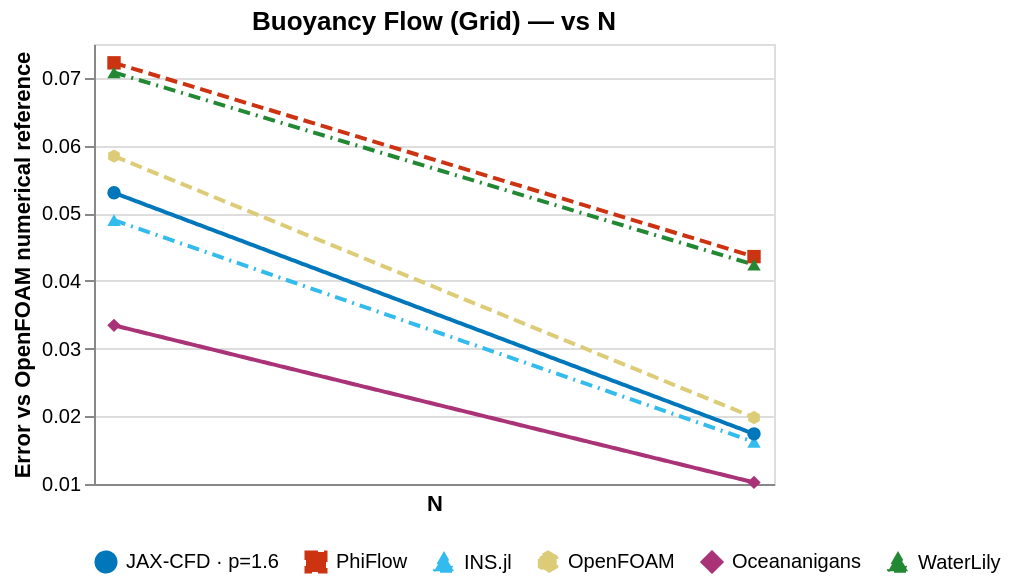

Here is the Vega-Lite specification saved for this chart:
### Vega-Lite specification from a JSON file in a GitHub repository (floating-point values rounded to 4 significant figures)
{"config": {"view": {"continuousWidth": 300, "continuousHeight": 300}}, "layer": [{"mark": {"type": "line", "strokeWidth": 2}, "encoding": {"color": {"field": "solver", "legend": {"columns": 6, "direction": "horizontal", "orient": "bottom", "title": null}, "scale": {"domain": ["JAX-CFD · p=1.6", "PhiFlow", "INS.jl", "OpenFOAM", "Oceananigans", "WaterLily"], "range": ["#0077BB", "#CC3311", "#33BBEE", "#DDCC77", "#AA3377", "#228833"]}, "sort": ["JAX-CFD · p=1.6", "PhiFlow", "INS.jl", "OpenFOAM", "Oceananigans", "WaterLily"], "type": "nominal"}, "opacity": {"condition": {"param": "param_a00d736934838374", "value": 1.0}, "value": 0.12}, "strokeDash": {"field": "solver", "legend": null, "scale": {"domain": ["JAX-CFD · p=1.6", "PhiFlow", "INS.jl", "OpenFOAM", "Oceananigans", "WaterLily"], "range": [[1, 0], [6, 3], [6, 3, 1, 3], [6, 3], [1, 0], [6, 3, 1, 3]]}, "type": "nominal"}, "tooltip": [{"field": "solver", "type": "nominal"}, {"field": "x", "format": ".4g", "title": "N", "type": "quantitative"}, {"field": "value", "format": ".4e", "title": "error", "type": "quantitative"}], "x": {"axis": {"labelExpr": "datum.value == 1e-16 ? '10⁻¹⁶' : datum.value == 1e-15 ? '10⁻¹⁵' : datum.value == 1e-14 ? '10⁻¹⁴' : datum.value == 1e-13 ? '10⁻¹³' : datum.value == 1e-12 ? '10⁻¹²' : datum.value == 1e-11 ? '10⁻¹¹' : datum.value == 1e-10 ? '10⁻¹⁰' : datum.value == 1e-09 ? '10⁻⁹' : datum.value == 1e-08 ? '10⁻⁸' : datum.value == 1e-07 ? '10⁻⁷' : datum.value == 1e-06 ? '10⁻⁶' : datum.value == 1e-05 ? '10⁻⁵' : datum.value == 0.0001 ? '10⁻⁴' : datum.value == 0.001 ? '10⁻³' : datum.value == 0.01 ? '10⁻²' : datum.value == 0.1 ? '10⁻¹' : datum.value == 1.0 ? '10⁰' : datum.value == 10.0 ? '10¹' : datum.value == 100.0 ? '10²' : datum.value == 1000.0 ? '10³' : datum.value == 10000.0 ? '10⁴' : datum.value == 100000.0 ? '10⁵' : datum.value == 1000000.0 ? '10⁶' : datum.value == 10000000.0 ? '10⁷' : datum.value == 100000000.0 ? '10⁸' : ''", "title": "N", "values": [1e-16, 1e-15, 1e-14, 1e-13, 1e-12, 1e-11, 1e-10, 1e-09, 1e-08, 1e-07, 1e-06, 1e-05, 0.0001, 0.001, 0.01, 0.1, 1.0, 10.0, 100.0, 1000.0, 10000.0, 100000.0, 1000000.0, 10000000.0, 100000000.0]}, "field": "x", "scale": {"nice": false, "padding": 10, "type": "log"}, "type": "quantitative"}, "y": {"field": "value", "scale": {"zero": false}, "title": "Error vs OpenFOAM numerical reference", "type": "quantitative"}}, "name": "view_ed2a67b02a81b758_0"}, {"mark": {"type": "point", "filled": true, "size": 45}, "encoding": {"color": {"field": "solver", "legend": {"columns": 6, "direction": "horizontal", "orient": "bottom", "title": null}, "scale": {"domain": ["JAX-CFD · p=1.6", "PhiFlow", "INS.jl", "OpenFOAM", "Oceananigans", "WaterLily"], "range": ["#0077BB", "#CC3311", "#33BBEE", "#DDCC77", "#AA3377", "#228833"]}, "sort": ["JAX-CFD · p=1.6", "PhiFlow", "INS.jl", "OpenFOAM", "Oceananigans", "WaterLily"], "type": "nominal"}, "opacity": {"condition": {"param": "param_a00d736934838374", "value": 1.0}, "value": 0.12}, "shape": {"field": "solver", "legend": null, "scale": {"domain": ["JAX-CFD · p=1.6", "PhiFlow", "INS.jl", "OpenFOAM", "Oceananigans", "WaterLily"], "range": ["circle", "square", "triangle-up", "M0,-1L.87,-.5L.87,.5L0,1L-.87,.5L-.87,-.5Z", "diamond", "triangle-up"]}, "type": "nominal"}, "tooltip": [{"field": "solver", "type": "nominal"}, {"field": "x", "format": ".4g", "title": "N", "type": "quantitative"}, {"field": "value", "format": ".4e", "title": "error", "type": "quantitative"}], "x": {"axis": {"labelExpr": "datum.value == 1e-16 ? '10⁻¹⁶' : datum.value == 1e-15 ? '10⁻¹⁵' : datum.value == 1e-14 ? '10⁻¹⁴' : datum.value == 1e-13 ? '10⁻¹³' : datum.value == 1e-12 ? '10⁻¹²' : datum.value == 1e-11 ? '10⁻¹¹' : datum.value == 1e-10 ? '10⁻¹⁰' : datum.value == 1e-09 ? '10⁻⁹' : datum.value == 1e-08 ? '10⁻⁸' : datum.value == 1e-07 ? '10⁻⁷' : datum.value == 1e-06 ? '10⁻⁶' : datum.value == 1e-05 ? '10⁻⁵' : datum.value == 0.0001 ? '10⁻⁴' : datum.value == 0.001 ? '10⁻³' : datum.value == 0.01 ? '10⁻²' : datum.value == 0.1 ? '10⁻¹' : datum.value == 1.0 ? '10⁰' : datum.value == 10.0 ? '10¹' : datum.value == 100.0 ? '10²' : datum.value == 1000.0 ? '10³' : datum.value == 10000.0 ? '10⁴' : datum.value == 100000.0 ? '10⁵' : datum.value == 1000000.0 ? '10⁶' : datum.value == 10000000.0 ? '10⁷' : datum.value == 100000000.0 ? '10⁸' : ''", "title": "N", "values": [1e-16, 1e-15, 1e-14, 1e-13, 1e-12, 1e-11, 1e-10, 1e-09, 1e-08, 1e-07, 1e-06, 1e-05, 0.0001, 0.001, 0.01, 0.1, 1.0, 10.0, 100.0, 1000.0, 10000.0, 100000.0, 1000000.0, 10000000.0, 100000000.0]}, "field": "x", "scale": {"nice": false, "padding": 10, "type": "log"}, "type": "quantitative"}, "y": {"field": "value", "scale": {"zero": false}, "title": "Error vs OpenFOAM numerical reference", "type": "quantitative"}}}], "data": {"name": "data-53b4d8148e0169ce2c457d8e0dfa8edb"}, "height": 220, "params": [{"name": "param_a00d736934838374", "select": {"type": "point", "fields": ["solver"]}, "bind": "legend", "views": ["view_ed2a67b02a81b758_0"]}], "title": "Buoyancy Flow (Grid) — vs N", "width": 340, "$schema": "https://vega.github.io/schema/vega-lite/v6.4.1.json", "datasets": {"data-53b4d8148e0169ce2c457d8e0dfa8edb": [{"solver": "PhiFlow", "x": 16.0, "value": 0.07222}, {"solver": "OpenFOAM", "x": 16.0, "value": 0.05843}, {"solver": "Oceananigans", "x": 16.0, "value": 0.03344}, {"solver": "WaterLily", "x": 16.0, "value": 0.07079}, {"solver": "INS.jl", "x": 16.0, "value": 0.04897}, {"solver": "JAX-CFD · p=1.6", "x": 16.0, "value": 0.05302}, {"solver": "PhiFlow", "x": 32.0, "value": 0.04359}, {"solver": "OpenFOAM", "x": 32.0, "value": 0.01982}, {"solver": "Oceananigans", "x": 32.0, "value": 0.01024}, {"solver": "WaterLily", "x": 32.0, "value": 0.04239}, {"solver": "INS.jl", "x": 32.0, "value": 0.01622}, {"solver": "JAX-CFD · p=1.6", "x": 32.0, "value": 0.01741}]}, "usermeta": {"renderer": "svg"}}
